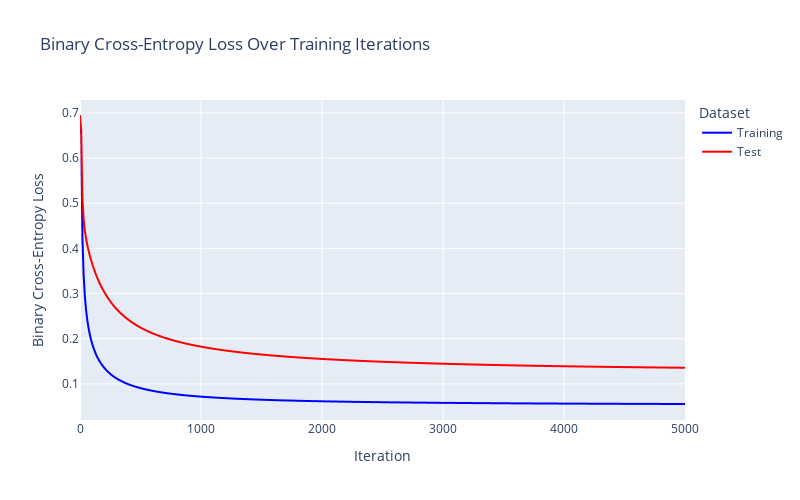
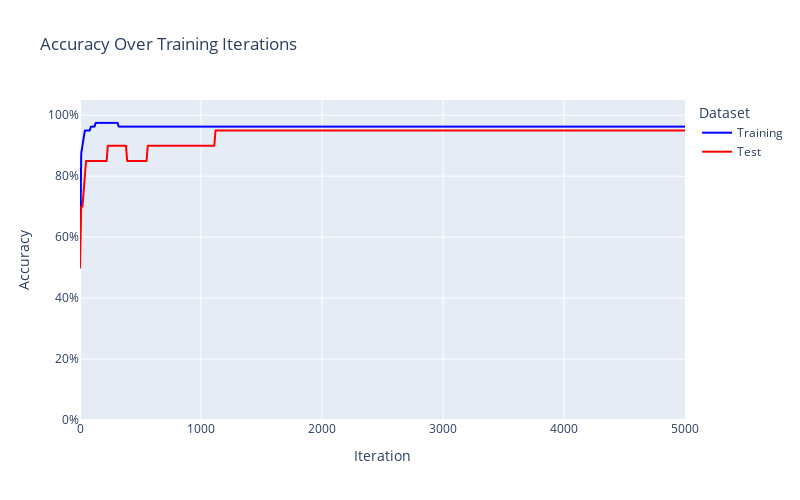

The code cell stored with these charts, in order, in its notebook:
### Markdown cell above
## 5. Visualisatie van Training Proces

We visualiseren hoe de loss en accuracy evolueren tijdens het training proces.

### Code cell
# Plot training history
iterations_plot = np.arange(0, max_iterations + 1, 10)
if len(iterations_plot) < len(train_loss_history):
    iterations_plot = np.append(iterations_plot, max_iterations)

# Create DataFrame for plotting
history_df = pd.DataFrame(
    {
        "Iteration": np.tile(iterations_plot, 2),
        "Loss": train_loss_history + test_loss_history,
        "Dataset": ["Training"] * len(train_loss_history) + ["Test"] * len(test_loss_history),
    }
)

# Plot loss
fig_loss = px.line(
    history_df,
    x="Iteration",
    y="Loss",
    color="Dataset",
    title="Binary Cross-Entropy Loss Over Training Iterations",
    labels={"Loss": "Binary Cross-Entropy Loss"},
    color_discrete_map={"Training": "blue", "Test": "red"},
    width=800,
    height=500,
)
fig_loss.show()

# Create DataFrame for accuracy
accuracy_df = pd.DataFrame(
    {
        "Iteration": np.tile(iterations_plot, 2),
        "Accuracy": train_acc_history + test_acc_history,
        "Dataset": ["Training"] * len(train_acc_history) + ["Test"] * len(test_acc_history),
    }
)

# Plot accuracy
fig_acc = px.line(
    accuracy_df,
    x="Iteration",
    y="Accuracy",
    color="Dataset",
    title="Accuracy Over Training Iterations",
    color_discrete_map={"Training": "blue", "Test": "red"},
    width=800,
    height=500,
)
fig_acc.update_yaxes(tickformat=".0%", range=[0, 1.05])
fig_acc.show()

### Figure 1 — Plotly figure (JSON) as saved in the notebook; plotly's stock layout.template omitted (floating-point values rounded to 4 significant figures; data arrays with more than 128 entries replaced by an {"elided": "..."} marker saying what was removed)
{"data": [{"hovertemplate": "Dataset=Training<br>Iteration=%{x}<br>Binary Cross-Entropy Loss=%{y}<extra></extra>", "legendgroup": "Training", "line": {"color": "blue", "dash": "solid"}, "marker": {"symbol": "circle"}, "mode": "lines", "name": "Training", "showlegend": true, "type": "scattergl", "x": {"elided": "502 int values"}, "xaxis": "x", "y": {"elided": "502 float values"}, "yaxis": "y"}, {"hovertemplate": "Dataset=Test<br>Iteration=%{x}<br>Binary Cross-Entropy Loss=%{y}<extra></extra>", "legendgroup": "Test", "line": {"color": "red", "dash": "solid"}, "marker": {"symbol": "circle"}, "mode": "lines", "name": "Test", "showlegend": true, "type": "scattergl", "x": {"elided": "502 int values"}, "xaxis": "x", "y": {"elided": "502 float values"}, "yaxis": "y"}], "layout": {"height": 500, "legend": {"title": {"text": "Dataset"}, "tracegroupgap": 0}, "title": {"text": "Binary Cross-Entropy Loss Over Training Iterations"}, "width": 800, "xaxis": {"anchor": "y", "domain": [0, 1], "title": {"text": "Iteration"}}, "yaxis": {"anchor": "x", "domain": [0, 1], "title": {"text": "Binary Cross-Entropy Loss"}}}}

### Figure 2 — Plotly figure (JSON) as saved in the notebook; plotly's stock layout.template omitted (floating-point values rounded to 4 significant figures; data arrays with more than 128 entries replaced by an {"elided": "..."} marker saying what was removed)
{"data": [{"hovertemplate": "Dataset=Training<br>Iteration=%{x}<br>Accuracy=%{y}<extra></extra>", "legendgroup": "Training", "line": {"color": "blue", "dash": "solid"}, "marker": {"symbol": "circle"}, "mode": "lines", "name": "Training", "showlegend": true, "type": "scattergl", "x": {"elided": "502 int values"}, "xaxis": "x", "y": {"elided": "502 float values"}, "yaxis": "y"}, {"hovertemplate": "Dataset=Test<br>Iteration=%{x}<br>Accuracy=%{y}<extra></extra>", "legendgroup": "Test", "line": {"color": "red", "dash": "solid"}, "marker": {"symbol": "circle"}, "mode": "lines", "name": "Test", "showlegend": true, "type": "scattergl", "x": {"elided": "502 int values"}, "xaxis": "x", "y": {"elided": "502 float values"}, "yaxis": "y"}], "layout": {"height": 500, "legend": {"title": {"text": "Dataset"}, "tracegroupgap": 0}, "title": {"text": "Accuracy Over Training Iterations"}, "width": 800, "xaxis": {"anchor": "y", "domain": [0, 1], "title": {"text": "Iteration"}}, "yaxis": {"anchor": "x", "domain": [0, 1], "range": [0, 1.05], "tickformat": ".0%", "title": {"text": "Accuracy"}}}}
